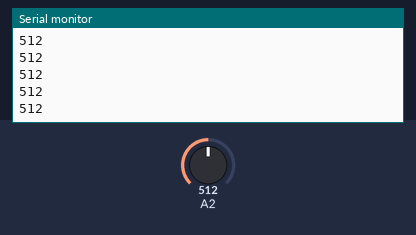
This sketch was run on a simulated Arduino Uno, built with avr-gcc and run on an emulated ATmega328P. Shown: the last lines printed to the serial monitor. The inputs (shaded band) are chosen by the test bench; at power-on: A2 = 512.

Above: at 1.2 s.
1.3 s: A2 set to 716
At 2.1 s:
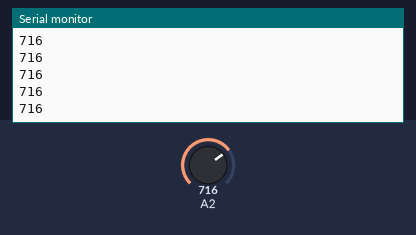
2.8 s: A2 set to 900
At 3.3 s:
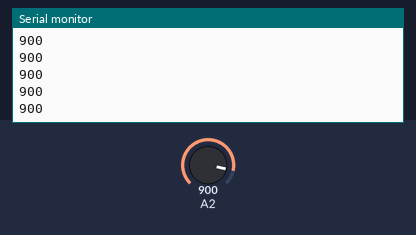
Timing chart, 0 to 5.8 s (numbered marks = the images above; inputs shaded):
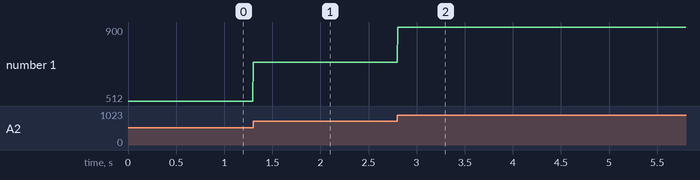

Measured:
- after the input at 1.3 s, the serial monitor: prints a new line at once (image 1)
- after the input at 2.8 s, the serial monitor: prints a new line at once (image 2)
- plotted number 1: 512 → 716 after the input at 1.3 s, 716 → 900 after the input at 2.8 s

The sketch:

microphone.ino
```cpp
int volume;

void setup()
{
  Serial.begin(9600);

}

void loop()
{
  volume = analogRead(2);
  Serial.println(volume);
  delay(5);
}
```
